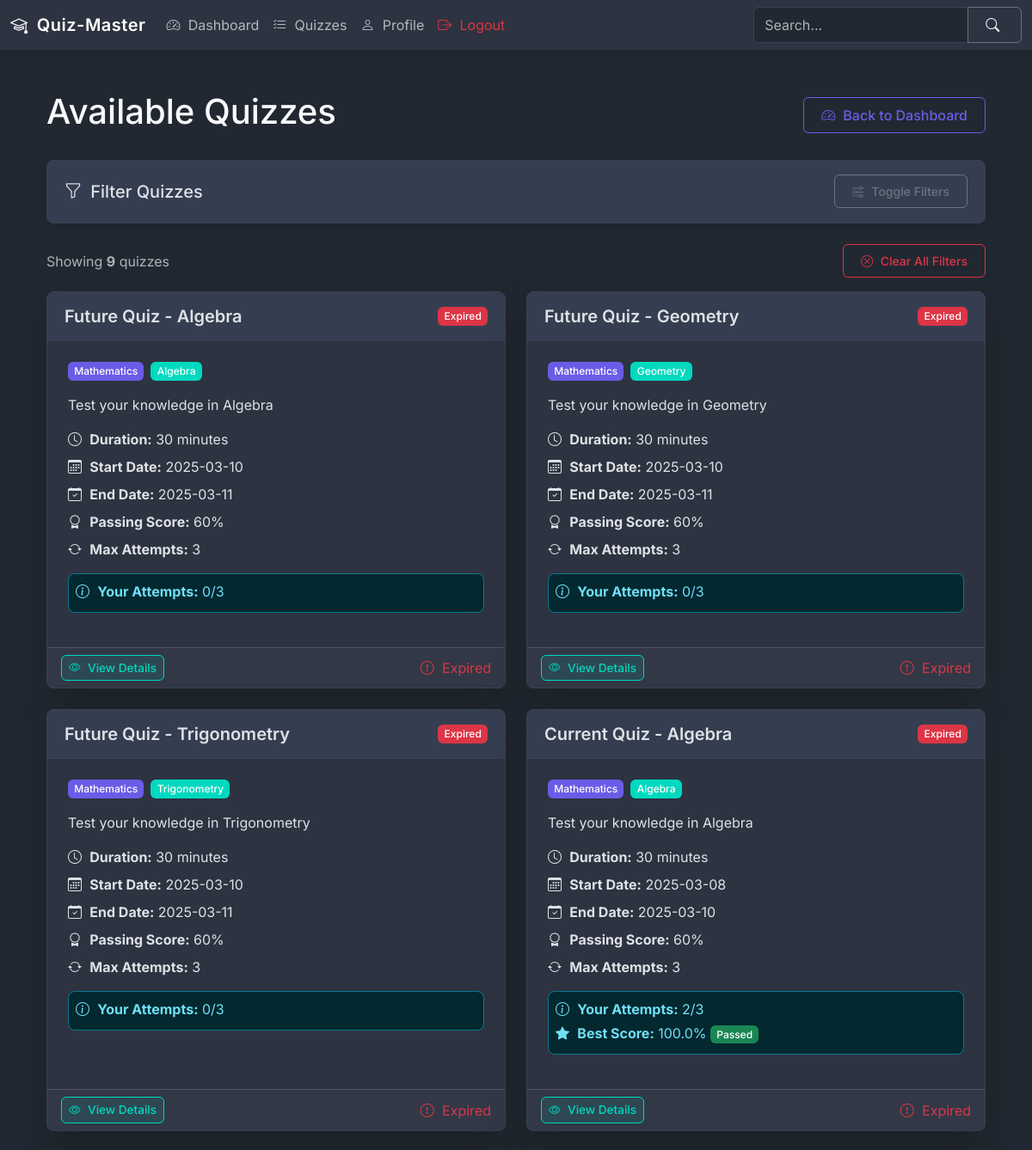
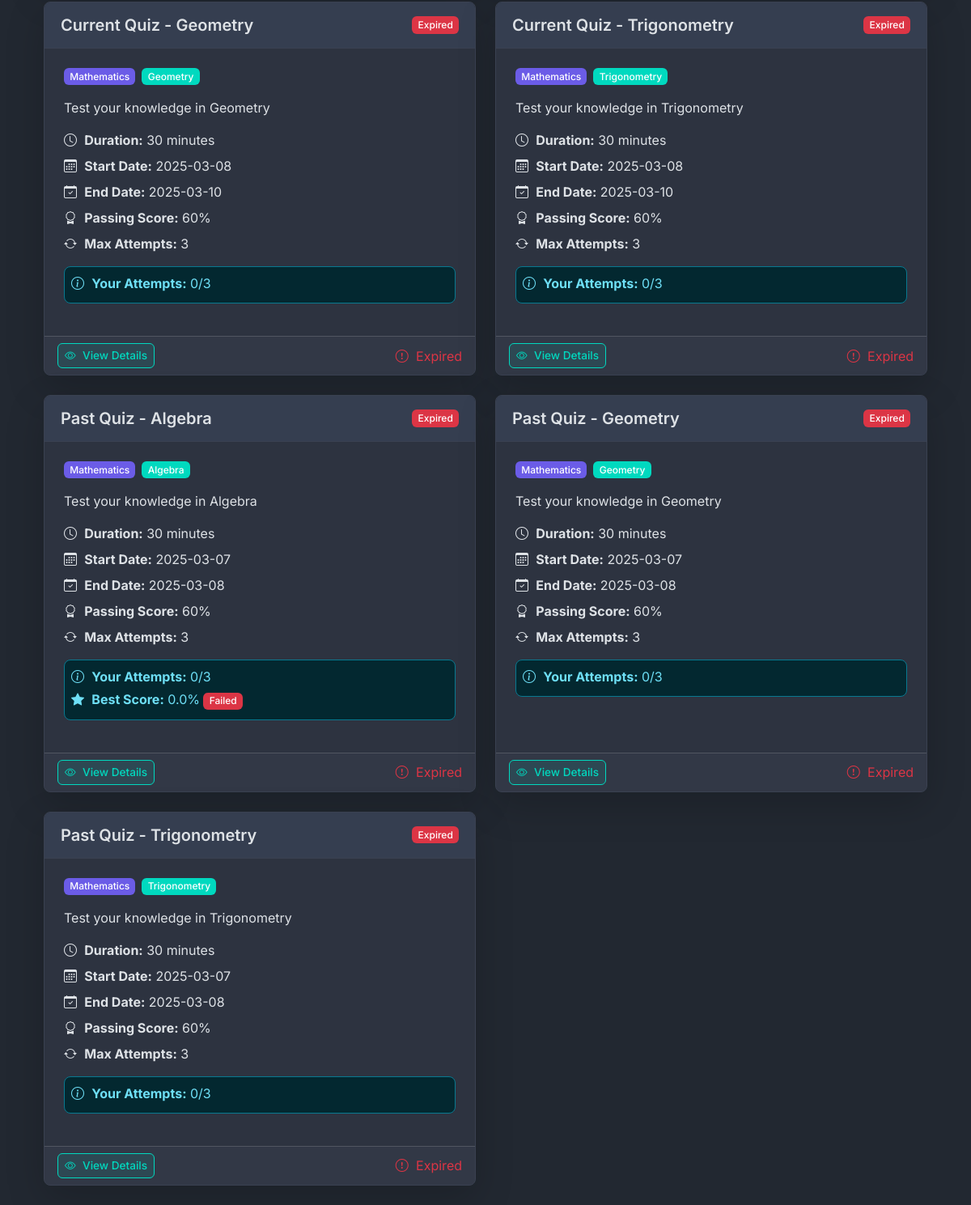
The page /quizzes?subject_id=1 (signed in) on the database as committed earlier (2 pictures, top to bottom).
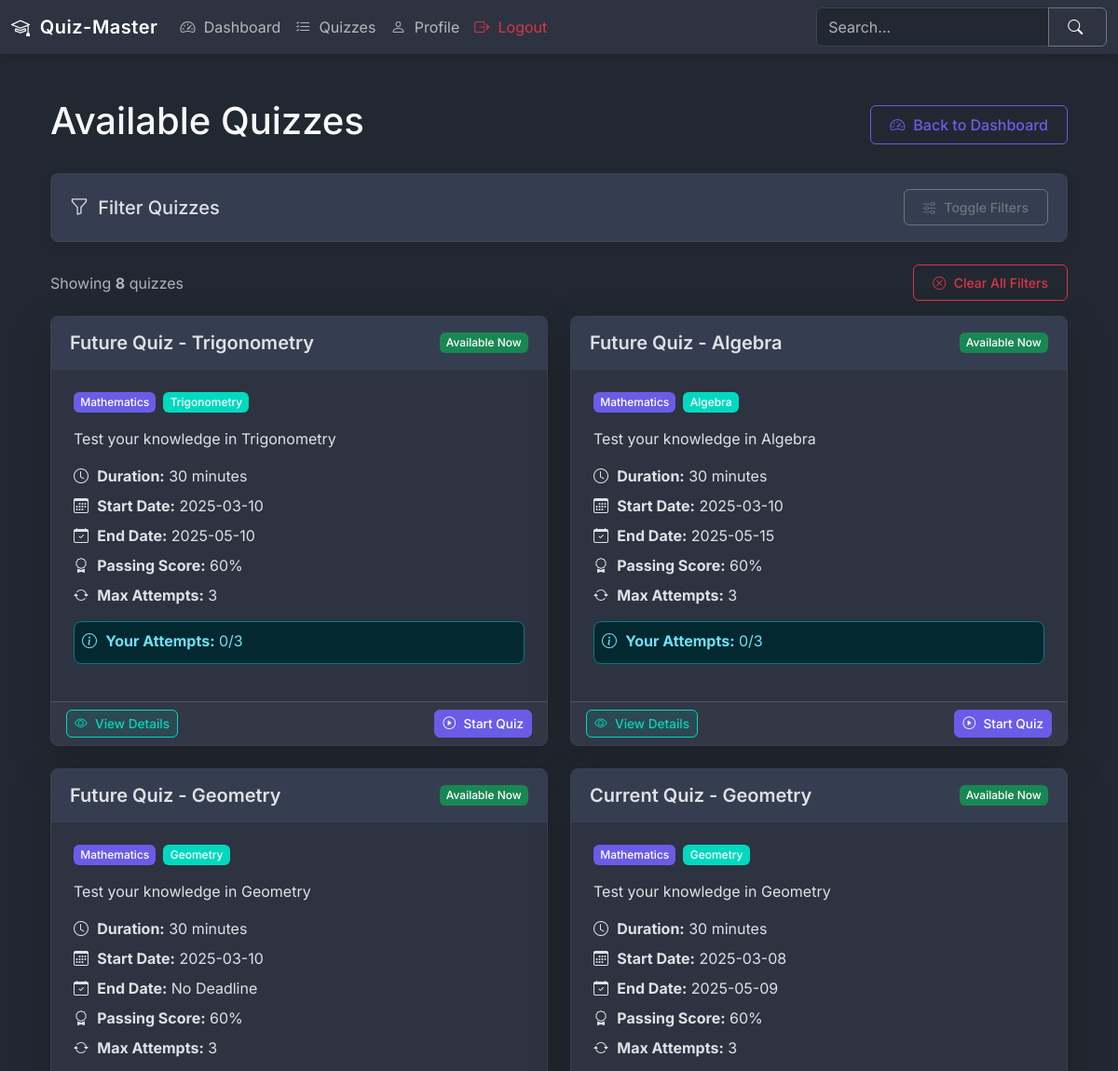
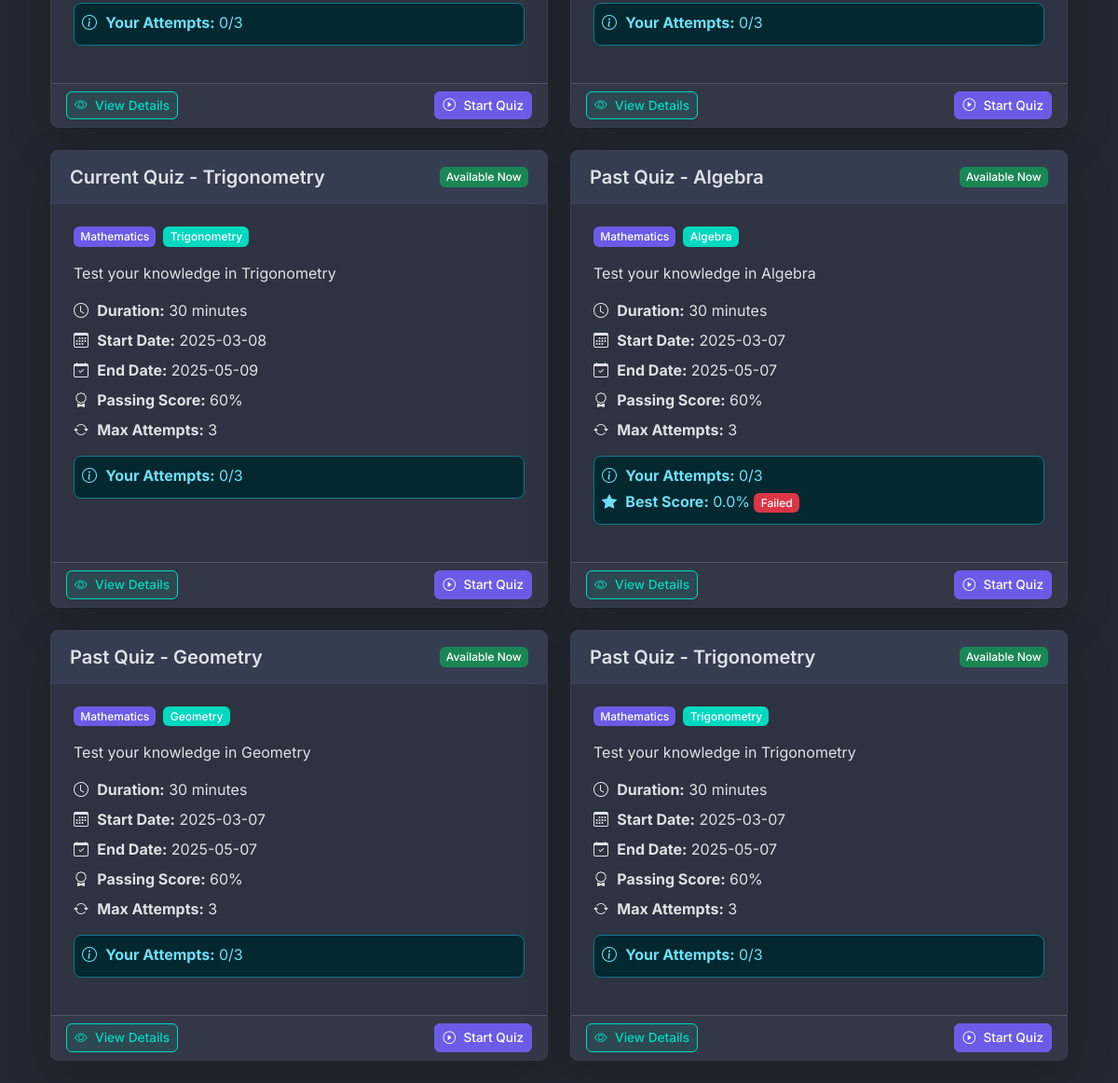
The same page on the database as committed later (2 pictures, top to bottom).
### models.py (models this page shows)
class Quiz(db.Model):
    id = db.Column(db.Integer, primary_key=True)
    name = db.Column(db.String(100), nullable=False)
    description = db.Column(db.Text)
    start_date = db.Column(db.DateTime(timezone=True), nullable=False)  # Explicitly set timezone=True
    end_date = db.Column(db.DateTime(timezone=True))  # Explicitly set timezone=True
    time_duration = db.Column(db.Integer, nullable=False)  # in minutes
    passing_score = db.Column(db.Integer, nullable=False)
    max_attempts = db.Column(db.Integer, default=3)
    chapter_id = db.Column(db.Integer, db.ForeignKey('chapter.id'), nullable=False)
    is_active = db.Column(db.Boolean, default=False)
    created_at = db.Column(db.DateTime(timezone=True), default=datetime.now(timezone.utc))
    updated_at = db.Column(db.DateTime(timezone=True), onupdate=datetime.now(timezone.utc))
    questions = db.relationship('Question', backref='quiz', lazy=True)
    attempts = db.relationship('QuizAttempt', backref='quiz', lazy=True)
    scores = db.relationship('Score', backref='quiz', lazy=True)

class Subject(db.Model):
    id = db.Column(db.Integer, primary_key=True)
    name = db.Column(db.String(50), unique=True, nullable=False, index=True)
    description = db.Column(db.Text)
    created_at = db.Column(db.DateTime, default=datetime.now(timezone.utc))
    updated_at = db.Column(db.DateTime, default=datetime.now(timezone.utc), onupdate=datetime.now(timezone.utc))
    chapters = db.relationship('Chapter', backref='subject', lazy=True)

class Chapter(db.Model):
    id = db.Column(db.Integer, primary_key=True)
    name = db.Column(db.String(50), nullable=False)
    description = db.Column(db.Text)
    subject_id = db.Column(db.Integer, db.ForeignKey('subject.id'), nullable=False, index=True)
    created_at = db.Column(db.DateTime, default=datetime.now(timezone.utc))
    updated_at = db.Column(db.DateTime, default=datetime.now(timezone.utc), onupdate=datetime.now(timezone.utc))
    quizzes = db.relationship('Quiz', backref='chapter', lazy=True)

### routes/user_routes.py (the view, shortened to what this page needs)
@app.route('/quizzes')
@login_required
def user_quizzes():
    subject_id = request.args.get('subject_id')
    chapter_id = request.args.get('chapter_id')
    date_filter = request.args.get('date')
    duration_filter = request.args.get('duration')
    sort_by = request.args.get('sort_by', 'date_desc')
    now = datetime.now(timezone.utc)
    query = Quiz.query.filter(Quiz.is_active == True)
    if subject_id and subject_id != '':
        try:
            subject_id = int(subject_id)
            chapters = Chapter.query.filter_by(subject_id=subject_id).all()
            chapter_ids = [chapter.id for chapter in chapters]
            if chapter_ids:  # Only apply filter if there are chapters
                query = query.filter(Quiz.chapter_id.in_(chapter_ids))
                selected_subject = Subject.query.get(subject_id)
                app.logger.info(f"Filtering by subject_id {subject_id}, chapter_ids: {chapter_ids}")
        except (ValueError, TypeError):
            app.logger.warning(f"Invalid subject_id: {subject_id}")
            selected_subject = None
    else:
        selected_subject = None
    if chapter_id and chapter_id != '':
        try:
            chapter_id = int(chapter_id)
            chapter = Chapter.query.get(chapter_id)
            if chapter:
                query = query.filter(Quiz.chapter_id == chapter_id)
                selected_chapter = chapter
                app.logger.info(f"Filtering by chapter_id {chapter_id}")
                if Quiz.query.filter_by(chapter_id=chapter_id).count() == 0:
                    selected_subject = Subject.query.get(chapter.subject_id) if chapter else None
                    subjects = Subject.query.all()
                    chapters = Chapter.query.filter_by(subject_id=selected_subject.id).all() if selected_subject else []
                    return render_template('user/user_quiz_list.html',
                                        quizzes=[],
                                        subjects=subjects,
                                        chapters=chapters,
                                        selected_subject=selected_subject,
                                        selected_chapter=selected_chapter,
                                        datetime=datetime,
                                        timezone=timezone,
                                        now=now)
            else:
                selected_chapter = None
        except (ValueError, TypeError):
            app.logger.warning(f"Invalid chapter_id: {chapter_id}")
            selected_chapter = None
    else:
        selected_chapter = None
    if sort_by == 'date_desc':
        query = query.order_by(Quiz.start_date.desc())
    elif sort_by == 'date_asc':
        query = query.order_by(Quiz.start_date.asc())
    elif sort_by == 'name_asc':
        query = query.order_by(Quiz.name.asc())
    elif sort_by == 'name_desc':
        query = query.order_by(Quiz.name.desc())
    elif sort_by == 'duration_asc':
        query = query.order_by(Quiz.time_duration.asc())
    elif sort_by == 'duration_desc':
        query = query.order_by(Quiz.time_duration.desc())
    quizzes = query.all()
    app.logger.info(f"Query returned {len(quizzes)} quizzes")
    for quiz in quizzes:
        if quiz.start_date and quiz.start_date.tzinfo is None:
            db.session.query(Quiz).filter_by(id=quiz.id).update({
                'start_date': quiz.start_date.replace(tzinfo=timezone.utc)
            })
        if quiz.end_date and quiz.end_date.tzinfo is None:
            db.session.query(Quiz).filter_by(id=quiz.id).update({
                'end_date': quiz.end_date.replace(tzinfo=timezone.utc)
            })
    if quizzes and (any(quiz.start_date.tzinfo is None for quiz in quizzes if quiz.start_date) or
       any(quiz.end_date.tzinfo is None for quiz in quizzes if quiz.end_date)):
        db.session.commit()
        quizzes = query.all()  # Refresh the quiz objects
    subjects = Subject.query.all()
    if selected_subject:
        chapters = Chapter.query.filter_by(subject_id=selected_subject.id).all()
    else:
        chapters = []
    user_id = session.get('user_id')
    user_attempts = {}
    for quiz in quizzes:
        attempts = QuizAttempt.query.filter_by(user_id=user_id, quiz_id=quiz.id).count()
        best_score = db.session.query(db.func.max(Score.total_scored))\
                    .filter_by(user_id=user_id, quiz_id=quiz.id).scalar()
        user_attempts[quiz.id] = {
            'count': attempts,
            'best_score': best_score
        }
    return render_template('user/user_quiz_list.html',
                         quizzes=quizzes,
                         subjects=subjects,
                         chapters=chapters,
                         selected_subject=selected_subject,
                         selected_chapter=selected_chapter,
                         datetime=datetime,
                         timezone=timezone,
                         user_attempts=user_attempts,
                         now=now)

### utils.py (called while the page is built)
def login_required(f):
    @wraps(f)
    def decorated_function(*args, **kwargs):
        if 'user_id' not in session:
            flash('Please login first!', 'danger')
            return redirect(url_for('login'))
        return f(*args, **kwargs)
    return decorated_function

### templates/user/user_quiz_list.html (shortened to what the changed rows need)
{% extends "base.html" %}
{% block content %}
<div class="container py-4">
    <div class="d-flex justify-content-between align-items-center mb-4">
        <h1>Available Quizzes</h1>
    </div>
    <div class="d-flex justify-content-between align-items-center mb-3">
        <p class="text-muted mb-0">Showing <span class="fw-bold">{{ quizzes|length }}</span> quizzes</p>
    </div>
    <div class="row g-4">
        {% for quiz in quizzes %}
        <div class="col-md-6">
            <div class="card h-100 shadow-lg">
                <div class="card-header d-flex justify-content-between align-items-center">
                    <h3 class="card-title mb-0 fs-5">{{ quiz.name }}</h3>
                    {% if now >= quiz.start_date %}
                        {% if quiz.end_date and now > quiz.end_date %}
                            <span class="badge bg-danger">Expired</span>
                        {% else %}
                            <span class="badge bg-success">Available Now</span>
                        {% endif %}
                    {% else %}
                        <span class="badge bg-warning text-dark">Coming soon</span>
                    {% endif %}
                </div>
                <div class="card-body">
                    <div class="d-flex align-items-center mb-3">
                        {% if quiz.chapter and quiz.chapter.subject %}
                        <span class="badge me-2" style="background-color: var(--primary-color);">
                            {{ quiz.chapter.subject.name }}
                        </span>
                        <span class="badge" style="background-color: var(--secondary-color);">
                            {{ quiz.chapter.name }}
                        </span>
                        {% elif quiz.chapter %}
                        <span class="badge" style="background-color: var(--secondary-color);">
                            {{ quiz.chapter.name }}
                        </span>
                        {% else %}
                        <span class="badge bg-danger">No Chapter Assigned</span>
                        {% endif %}
                    </div>
                    <p>{{ quiz.description }}</p>
                    <div class="mb-3">
                        <p class="mb-2">
                            <i class="bi bi-clock"></i>
                            <strong>Duration:</strong> {{ quiz.time_duration }} minutes
                        </p>
                        <p class="mb-2">
                            <i class="bi bi-calendar3"></i>
                            <strong>Start Date:</strong> {{ quiz.start_date.strftime('%Y-%m-%d') }}
                        </p>
                        <p class="mb-2">
                            <i class="bi bi-calendar-check"></i>
                            <strong>End Date:</strong> {{ quiz.end_date.strftime('%Y-%m-%d') if quiz.end_date else 'No Deadline' }}
                        </p>
                        <p class="mb-2">
                            <i class="bi bi-award"></i>
                            <strong>Passing Score:</strong> {{ quiz.passing_score }}%
                        </p>
                        <p class="mb-2">
                            <i class="bi bi-arrow-repeat"></i>
                            <strong>Max Attempts:</strong> {{ quiz.max_attempts }}
                        </p>
                        {% if quiz.id in user_attempts %}
                            {% set attempt_info = user_attempts[quiz.id] %}
                            <div class="alert alert-info p-2 mt-3 mb-0">
                                <p class="mb-1">
                                    <i class="bi bi-info-circle"></i>
                                    <strong>Your Attempts:</strong> {{ attempt_info.count }}/{{ quiz.max_attempts }}
                                </p>
                                {% if attempt_info.best_score is not none %}
                                <p class="mb-1">
                                    <i class="bi bi-star-fill"></i>
                                    <strong>Best Score:</strong> {{ "%.1f"|format(attempt_info.best_score) }}%
                                    {% if attempt_info.best_score >= quiz.passing_score %}
                                        <span class="badge bg-success">Passed</span>
                                    {% else %}
                                        <span class="badge bg-danger">Failed</span>
                                    {% endif %}
                                </p>
                                {% endif %}
                            </div>
                        {% endif %}
                    </div>
                </div>
                <div class="card-footer d-flex justify-content-between align-items-center">
                    <a href="{{ url_for('view_quiz', quiz_id=quiz.id) }}" class="btn btn-sm action-btn action-btn-add">
                        <i class="bi bi-eye"></i> View Details
                    </a>
                    {% if now >= quiz.start_date %}
                        {% if quiz.end_date and now > quiz.end_date %}
                            <span class="text-danger"><i class="bi bi-exclamation-circle"></i> Expired</span>
                        {% else %}
                            {% set user_attempt_count = user_attempts[quiz.id].count if quiz.id in user_attempts else 0 %}
                            {% if user_attempt_count < quiz.max_attempts %}
                                <form method="POST" action="{{ url_for('start_quiz', quiz_id=quiz.id) }}">
                                    <button type="submit" class="btn btn-primary action-btn">
                                        <i class="bi bi-play-circle"></i> Start Quiz
                                    </button>
                                </form>
                            {% else %}
                                <span class="text-warning"><i class="bi bi-exclamation-triangle"></i> No attempts left</span>
                            {% endif %}
                        {% endif %}
                    {% else %}
                        <span class="text-warning"><i class="bi bi-clock"></i> Starts on {{ quiz.start_date.strftime('%d %b, %Y') }}</span>
                    {% endif %}
                </div>
            </div>
        </div>
        {% endfor %}
    </div>
</div>
{% endblock %}

Rows that differ between the two databases and show on the page:
no longer on this page (row edited): Quiz: name "Current Quiz - Algebra", shows "Expired", chapter.subject.name "Mathematics", chapter.name "Algebra", description "Test your knowledge in Algebra", time_duration "30", start_date "2025-03-08", end_date "2025-03-10", passing_score "60", max_attempts "3", count "2", best_score "100.0", shows "Passed"
changed Quiz "Future Quiz - Trigonometry": end_date "2025-03-11" → "2025-05-10"; end_date "Expired Expired" → "Available Now Start Quiz"; moves up the list
changed Quiz "Future Quiz - Algebra": end_date "2025-03-11" → "2025-05-15"; start_date "Expired Expired" → "Available Now Start Quiz"
changed Quiz "Future Quiz - Geometry": end_date "2025-03-11" → "No Deadline"; start_date "Expired Expired" → "Available Now Start Quiz"
changed Quiz "Current Quiz - Geometry": end_date "2025-03-10" → "2025-05-09"; end_date "Expired Expired" → "Available Now Start Quiz"
changed Quiz "Current Quiz - Trigonometry": end_date "2025-03-10" → "2025-05-09"; end_date "Expired Expired" → "Available Now Start Quiz"
changed Quiz "Past Quiz - Algebra": end_date "2025-03-08" → "2025-05-07"; end_date "Expired Expired" → "Available Now Start Quiz"
changed Quiz "Past Quiz - Geometry": end_date "2025-03-08" → "2025-05-07"; end_date "Expired Expired" → "Available Now Start Quiz"
changed Quiz "Past Quiz - Trigonometry": end_date "2025-03-08" → "2025-05-07"; end_date "Expired Expired" → "Available Now Start Quiz"
Other text that changed with them:
{{ quizzes|length }}: "9" → "8"
